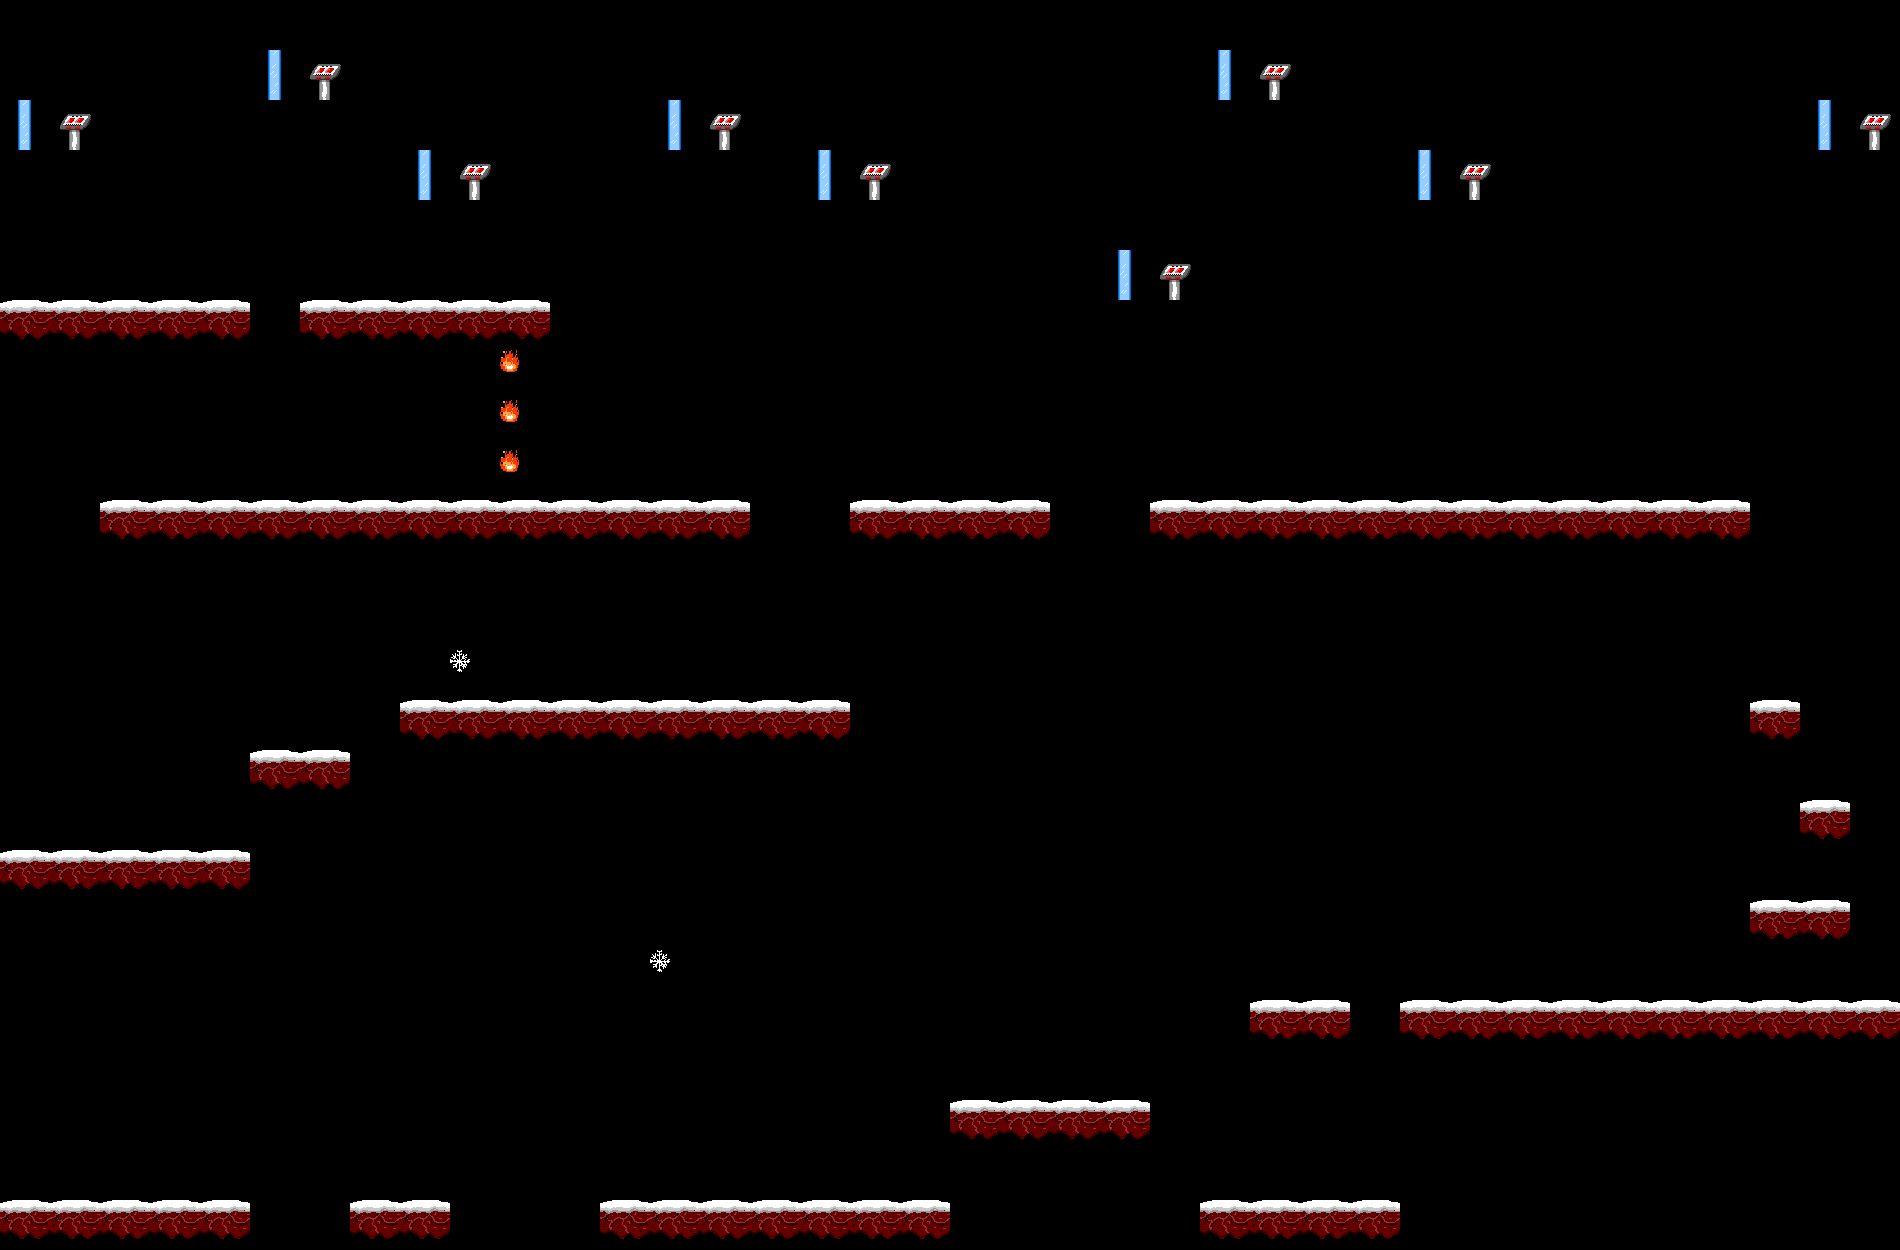

A level layout from a 2D game, rendered from its tile map. Below: a short description, then the map file with tile-grid data replaced by summaries:
An orthogonal 38x25 tile map with 50x50 px tiles, 2 tile layers (Tile Layer 1, active elements).

<map version="1.0" orientation="orthogonal" width="38" height="25" tilewidth="50" tileheight="50">
 <tileset firstgid="1" name="t1" tilewidth="50" tileheight="50">
  <image source="tileset1.png" width="200" height="200" />
 </tileset>
 <layer name="Tile Layer 1" width="38" height="25">
  <data>[950 cells, 127 non-empty, 4 distinct tile ids]</data>
 </layer>
 <layer name="active elements" width="38" height="25">
  <data>[950 cells, 5 non-empty, 2 distinct tile ids]</data>
 </layer>
</map>